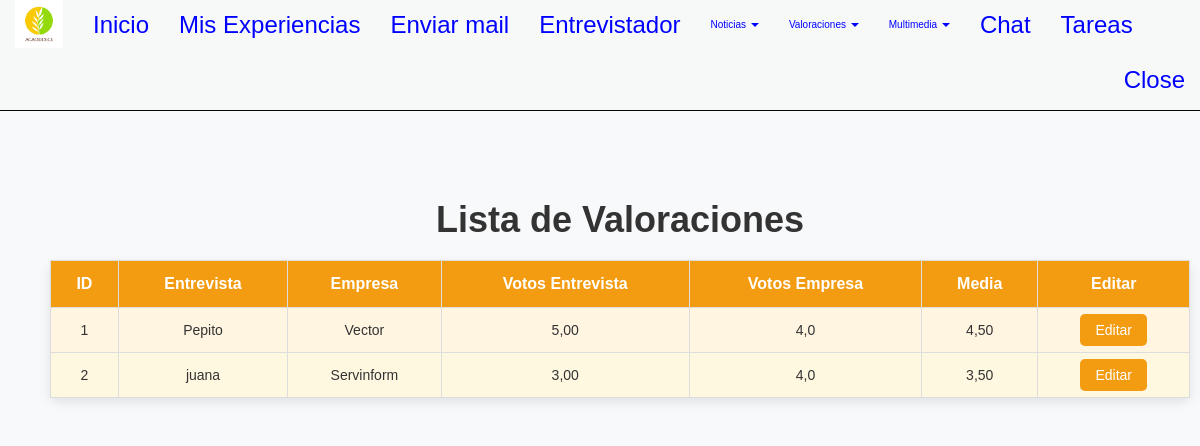
The app's page /listar_valoraciones/ (signed in), older data.
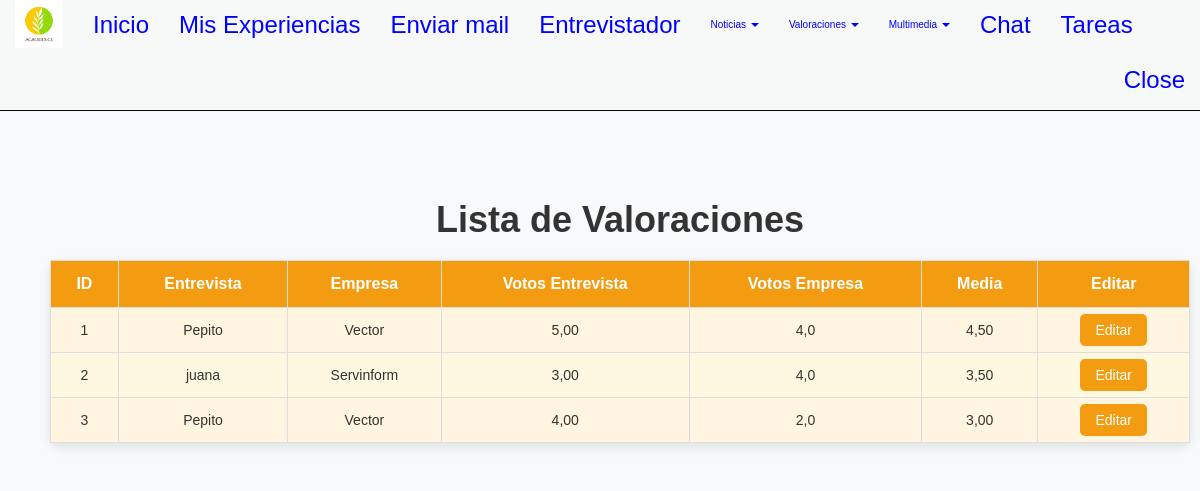
The same page, newer data.
### appportfolio/models.py (models this page shows, shortened)
class Valoracion(models.Model):
    id = models.AutoField(primary_key=True)
    votos_entrevista = models.DecimalField(
        "Votos Entrevista", max_digits=5, decimal_places=2, null=True, blank=True
    )
    votos_empresa = models.DecimalField(
        "Votos Empresa", max_digits=5, decimal_places=1, null=True, blank=True
    )
    media_aspectos = models.DecimalField(
        "Media Aspectos", max_digits=5, decimal_places=2, null=True, blank=True
    )
    entrevista = models.CharField(
        "Descripción Entrevista", max_length=300, null=True, blank=True
    )
    empresa = models.CharField(
        "Descripción Empresa", max_length=200, null=True, blank=True
    )
    valoraciones = models.IntegerField(
        "Nº Valoraciones", null=True, blank=True
    )
    timestamp = models.DateTimeField("Fecha", default=timezone.now)
    class Meta:
        verbose_name = "Valoracion"
        verbose_name_plural = "Valoraciones"
        ordering = ['id']

### appportfolio/views.py (the view)
# urls.py: path("listar_valoraciones/", views.listar_valoraciones, name="listar_valoraciones"),
def listar_valoraciones(request):
    valoraciones = Valoracion.objects.all()
    return render(request, 'list.html', {'valoraciones': valoraciones})

### templates/List.html (shortened to what this page needs)
{% extends "base.html" %}
{% load static %}
{% block head %}
<link rel="stylesheet" href="https://maxcdn.bootstrapcdn.com/bootstrap/3.3.5/css/bootstrap.min.css">
<link rel="stylesheet" href="{% static 'css/formularios.css' %}">
 {% endblock %}
 {% block content %}
<br><br><br><br>
<div class="container mt-4">
    <h1>Lista de Valoraciones</h1>
    <table border="1">
        <thead>
            <tr>
                <th>ID</th>
                <th>Entrevista</th>
                <th>Empresa</th>
                <th>Votos Entrevista</th>
                <th>Votos Empresa</th>
                <th>Media</th>
                <th>Editar</th>
            </tr>
        </thead>
        <tbody>
            {% for valoracion in valoraciones %}
            <tr>
                <td>{{ valoracion.id }}</td>
                <td>{{ valoracion.entrevista }}</td>
                <td>{{ valoracion.empresa }}</td>
                <td>{{ valoracion.votos_entrevista }}</td>
                <td>{{ valoracion.votos_empresa }}</td>
                <td>{{ valoracion.media_aspectos }}</td>
                <td><a href="{% url 'actualizar_valoracion' valoracion.id %}">Editar</a></td>
            </tr>
            {% endfor %}
        </tbody>
    </table>
</div>
{% endblock content %}

Row changes from the older to the newer data that the page shows:
added Valoracion: id "3", entrevista "Pepito", empresa "Vector", votos_entrevista "4,00", votos_empresa "2,0", media_aspectos "3,00"
